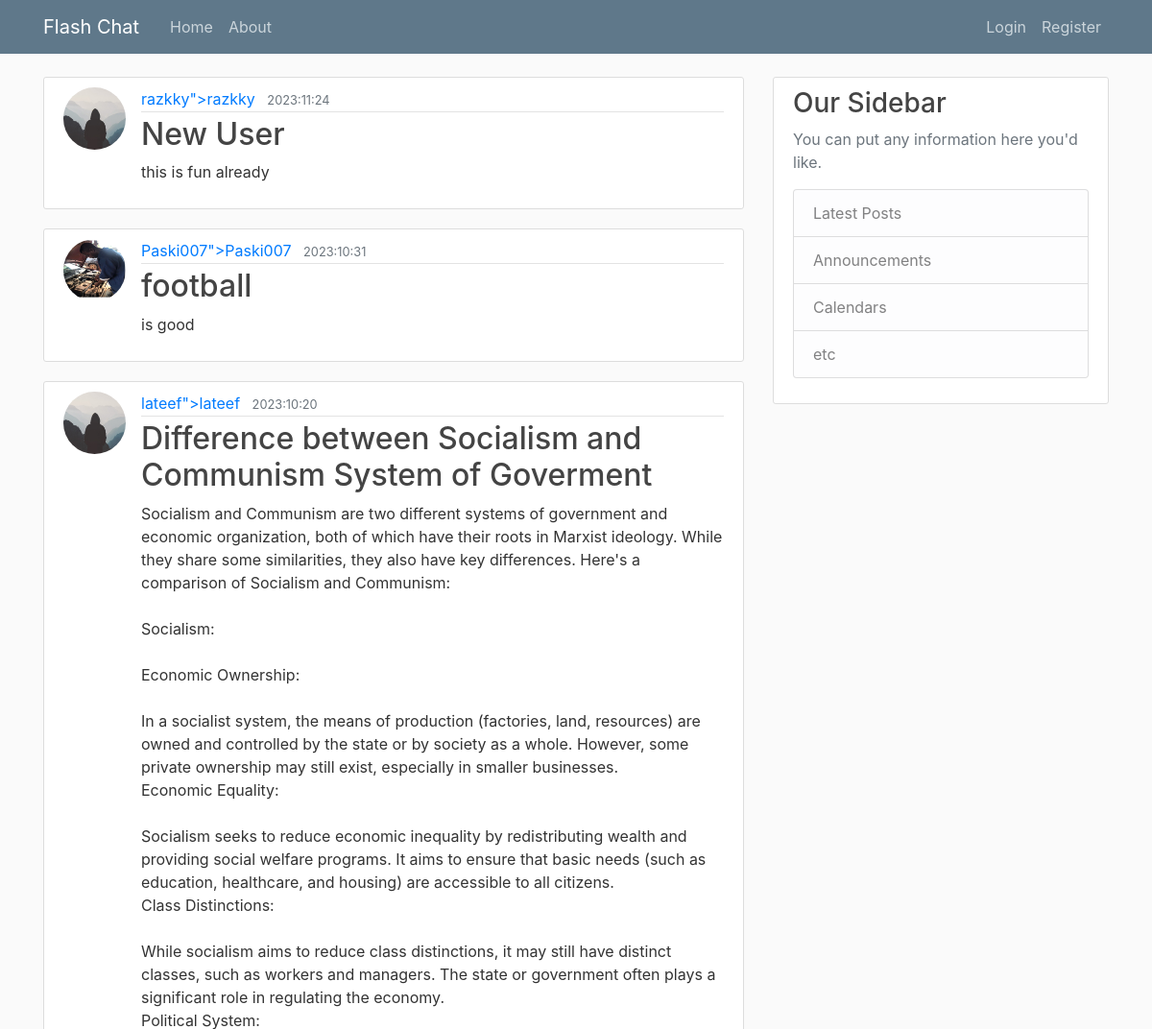
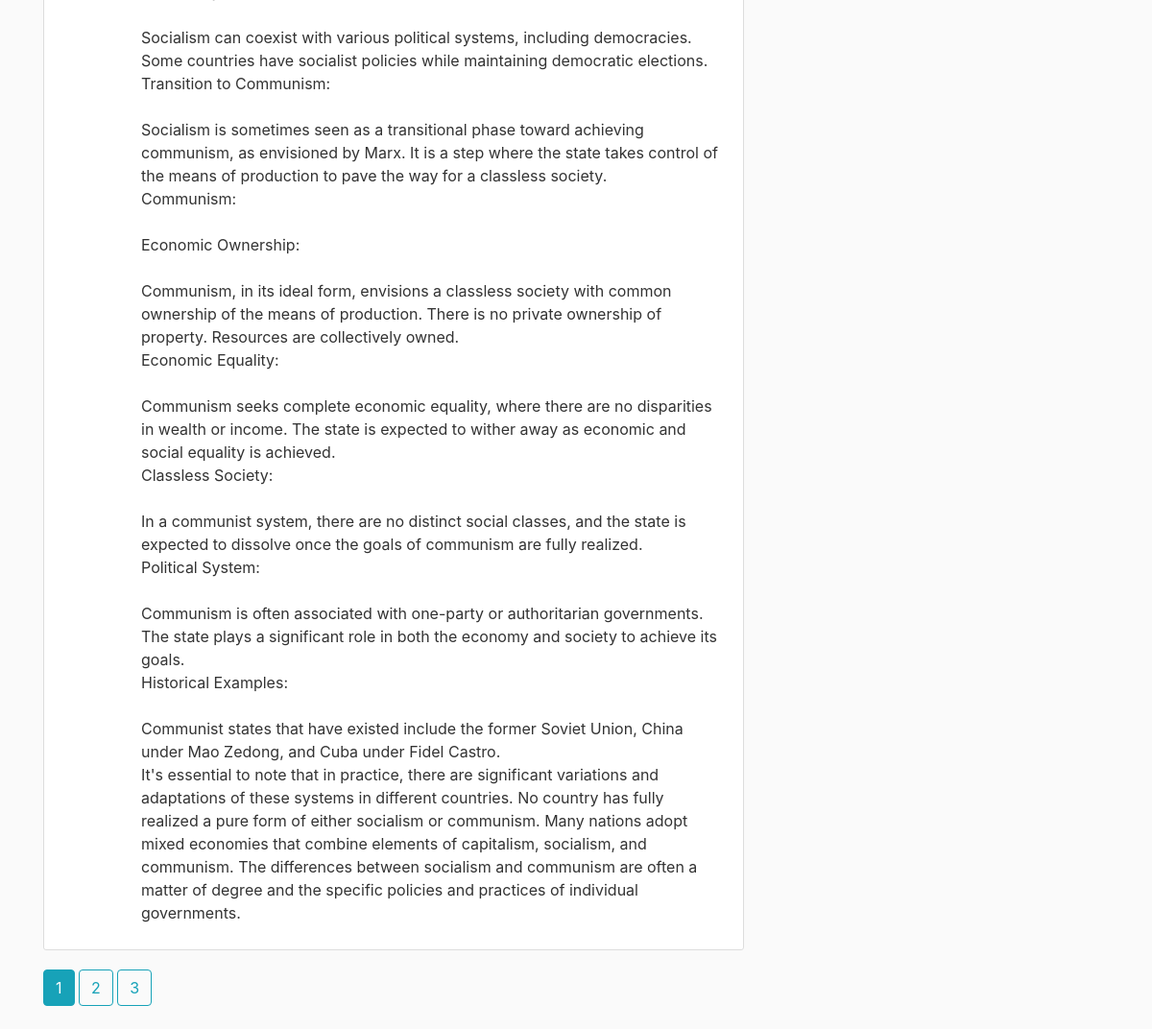
The page /home on the database its author committed (2 pictures, top to bottom).
### flash_chat/models.py (models this page shows, shortened)
class Post(db.Model):
        id = db.Column(db.Integer, primary_key=True)
        title = db.Column(db.String(100), nullable=False)
        date_posted = db.Column(db.DateTime, nullable=False, default=datetime.utcnow)
        content = db.Column(db.Text, nullable=False)
        user_id = db.Column(db.Integer, db.ForeignKey("user.id"), nullable=False)

class User(db.Model, UserMixin):
    id = db.Column(db.Integer, primary_key=True)
    username = db.Column(db.String(20), unique = True, nullable=False)
    email = db.Column(db.String(120), unique = True, nullable=False)
    image_file = db.Column(db.String(20), nullable=False, default="default.jpg")
    password = db.Column(db.String(60), nullable=False)
    posts = db.relationship("Post", backref="author", lazy=True)

### flash_chat/route.py (the view)
@app.route("/")
@app.route("/home")
def home():
    page = request.args.get('page', 1, type=int)
    posts = Post.query.order_by(Post.date_posted.desc()).paginate(page=page, per_page=3)
    return render_template("home.html", posts=posts)

### flash_chat/template/home.html
{% extends "layout.html" %}
{% block content %}
    {% for post in posts.items %}
        <article class="media content-section">
        <img class="rounded-circle article-img" src="{{ url_for('static', filename='profile_pics/' + post.author.image_file) }}">
          <div class="media-body">
            <div class="article-metadata">
              <a class="mr-2" href="{{ url_for('user_posts', username=post.author.username) }}">{{ post.author.username }}">{{ post.author.username }}</a>
              <small class="text-muted">{{ post.date_posted.strftime('%Y:%m:%d') }}</small>
            </div>
            <h2><a class="article-title" href="{{ url_for('post', post_id=post.id )}}">{{post.title }}</a></h2>
            <p class="article-content">{{ post.content }}</p>
          </div>
        </article>
      {% endfor %}
        {% for page_num in posts.iter_pages(left_edge=1, right_edge=1, left_current=1, right_current=2) %}
        {% if page_num %}
          {% if posts.page == page_num %}
            <a class="btn btn-info mb-4" href="{{ url_for('home', page=page_num) }}">{{ page_num }}</a>
          {% else %}
            <a class="btn btn-outline-info mb-4" href="{{ url_for('home', page=page_num) }}">{{ page_num }}</a>
          {% endif %}
        {% else %}
          ...
        {% endif %}
      {% endfor %}
{% endblock content %}

### flash_chat/template/layout.html (shortened to what this page needs)
<!DOCTYPE html>
<html>
<head>
    <link rel="stylesheet" href="https://maxcdn.bootstrapcdn.com/bootstrap/4.0.0/css/bootstrap.min.css">
    <link rel="stylesheet" type="text/css" href="{{ url_for('static', filename='main.css') }}">
</head>
<body>
    <header class="site-header">
      <nav class="navbar navbar-expand-md navbar-dark bg-steel fixed-top">
        <div class="container">
          <a class="navbar-brand mr-4" href="/">Flash Chat</a>
          <div class="collapse navbar-collapse" id="navbarToggle">
            <div class="navbar-nav mr-auto">
              <a class="nav-item nav-link" href="{{ url_for('home') }}">Home</a>
              <a class="nav-item nav-link" href="{{ url_for('about') }}">About</a>
            </div>
            <div class="navbar-nav">
              {% if current_user.is_authenticated %}
              <a class="nav-item nav-link" href="{{ url_for('new_post') }}">New Post </a>
              <a class="nav-item nav-link" href="{{ url_for('account') }}">Account</a>
              <a class="nav-item nav-link" href="{{ url_for('logout') }}">Logout</a>
            {% else %}
              <a class="nav-item nav-link" href="{{ url_for('login') }}">Login</a>
              <a class="nav-item nav-link" href="{{ url_for('register') }}">Register</a>
            {% endif %}
            </div>
          </div>
        </div>
      </nav>
    </header>
    <main role="main" class="container">
      <div class="row">
        <div class="col-md-8">
          {% block content %}{% endblock %}
        </div>
        <div class="col-md-4">
          <div class="content-section">
            <h3>Our Sidebar</h3>
            <p class='text-muted'>You can put any information here you'd like.
              <ul class="list-group">
                <li class="list-group-item list-group-item-light">Latest Posts</li>
                <li class="list-group-item list-group-item-light">Announcements</li>
                <li class="list-group-item list-group-item-light">Calendars</li>
                <li class="list-group-item list-group-item-light">etc</li>
              </ul>
            </p>
          </div>
        </div>
      </div>
    </main>
</body>
</html>

### flash_chat/static/main.css (style rules this page uses)
body { background: #fafafa; color: #333333; margin-top: 5rem; }
h1, h2, h3, h4, h5, h6 { color: #444444; }
.bg-steel { background-color: #5f788a; }
.site-header .navbar-nav .nav-link { color: #cbd5db; }
.content-section { background: #ffffff; padding: 10px 20px; border: 1px solid #dddddd; border-radius: 3px; margin-bottom: 20px; }
.article-title { color: #444444; }
.article-content { white-space: pre-line; }
.article-img { height: 65px; width: 65px; margin-right: 16px; }
.article-metadata { padding-bottom: 1px; margin-bottom: 4px; border-bottom: 1px solid #e3e3e3 }

### rows shown on the page
Post: image_file (placeholder picture), author.username "razkky", date_posted "2023:11:24", title "New User", content "this is fun already"
Post: image_file (picture), author.username "Paski007", date_posted "2023:10:31", title "football", content "is good"
Post: image_file (placeholder picture), author.username "lateef", date_posted "2023:10:20", title "Difference between Socialism and Communism System of Goverment", content "Socialism and Communism are two different systems of government and economic organization, both of which have their roots in Marxist ideology. While they share some similarities, they also have key differences. Here's a comparison of Socialism and Communism: Socialism: Economic Ownership: In a socialist system, the means of production (factories, land, resources) are owned and controlled by the state or by society as a whole. However, some private ownership may still exist, especially in smaller businesses. Economic Equality: Socialism seeks to reduce economic inequality by redistributing wealth and providing social welfare programs. It aims to ensure that basic needs (such as education,…"

### other values the page prints
{{ page_num }} "1"
{{ page_num }} "2" "3"
